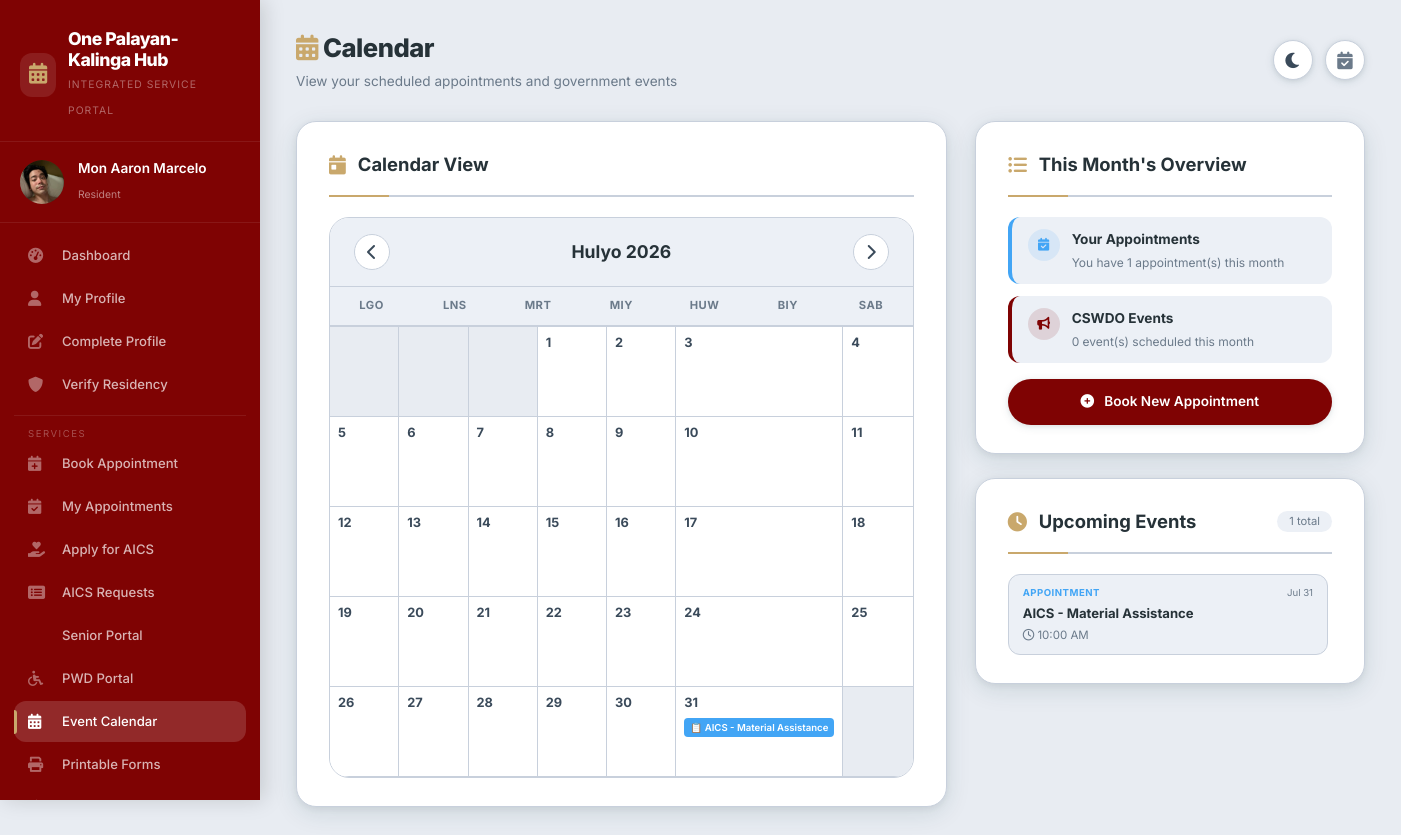
/calendar.php?month=7&year=2026 (signed in), run on an earlier commit of the app's database.
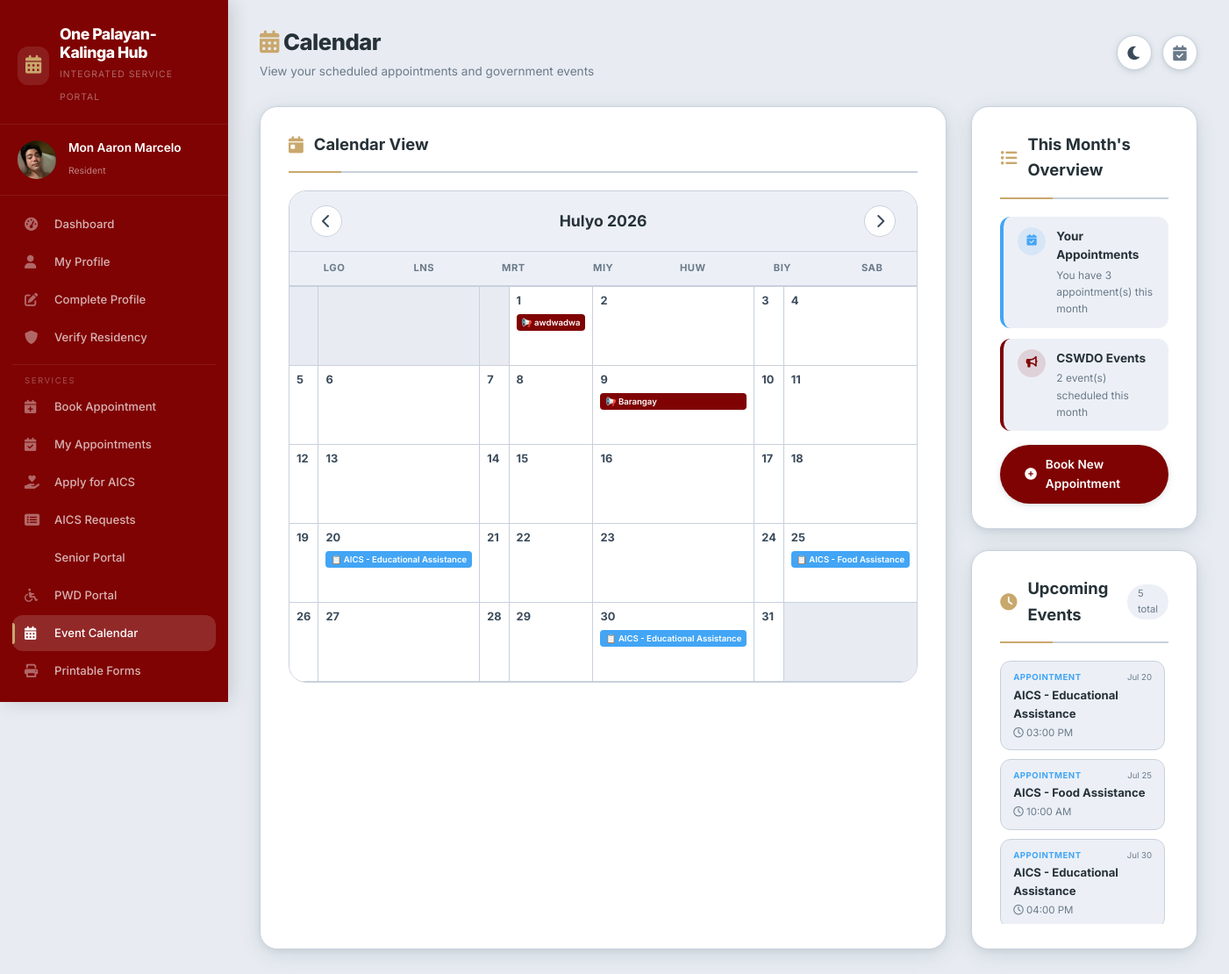
And on a later commit of the database.
### tables this page shows
CREATE TABLE `appointments` (
  `appointment_id` int(11) NOT NULL,
  `user_id` int(11) DEFAULT NULL,
  `service_id` int(11) DEFAULT NULL,
  `appointment_date` date NOT NULL,
  `appointment_time` time NOT NULL,
  `service_type` varchar(100) DEFAULT 'General',
  `status` enum('pending','confirmed','completed','cancelled') DEFAULT 'pending',
  `purpose` text DEFAULT NULL,
  `notes` text DEFAULT NULL,
  `created_at` timestamp NOT NULL DEFAULT current_timestamp(),
  `updated_at` timestamp NOT NULL DEFAULT current_timestamp() ON UPDATE current_timestamp()
);

CREATE TABLE `services` (
  `service_id` int(11) NOT NULL,
  `category_id` int(11) DEFAULT NULL,
  `service_name` varchar(100) NOT NULL,
  `description` text DEFAULT NULL,
  `requirements` text DEFAULT NULL,
  `processing_time` varchar(50) DEFAULT NULL,
  `is_active` tinyint(1) DEFAULT 1,
  `service_code` varchar(50) DEFAULT NULL,
  `category` varchar(100) DEFAULT 'General',
  `duration_minutes` int(11) DEFAULT 30
);

CREATE TABLE `calendar_events` (
  `event_id` int(11) NOT NULL,
  `title` varchar(255) NOT NULL,
  `description` text DEFAULT NULL,
  `event_date` date NOT NULL,
  `start_time` time DEFAULT NULL,
  `end_time` time DEFAULT NULL,
  `created_at` timestamp NOT NULL DEFAULT current_timestamp()
);

### calendar.php (the view, shortened to what the changed rows need)
<?php
$database = new Database();
$db = $database->getConnection();
$month = isset($_GET['month']) ? intval($_GET['month']) : intval(date('n'));
$year = isset($_GET['year']) ? intval($_GET['year']) : intval(date('Y'));
$start_date = "$year-" . str_pad($month, 2, '0', STR_PAD_LEFT) . "-01";
$end_date = "$year-" . str_pad($month, 2, '0', STR_PAD_LEFT) . "-" . date('t', strtotime($start_date));
$events_query = "SELECT * FROM calendar_events WHERE event_date BETWEEN :start_date AND :end_date";
$events_stmt = $db->prepare($events_query);
$events_stmt->bindParam(':start_date', $start_date);
$events_stmt->bindParam(':end_date', $end_date);
$events_stmt->execute();
$events = $events_stmt->fetchAll(PDO::FETCH_ASSOC);
$event_map = [];
foreach ($events as $event) {
    $event_map[$event['event_date']][] = $event;
}
$appts_query = "SELECT a.*, s.service_name
                FROM appointments a
                JOIN services s ON a.service_id = s.service_id
                WHERE a.user_id = :user_id
                AND a.appointment_date BETWEEN :start_date AND :end_date
                ORDER BY a.appointment_date ASC";
$appts_stmt = $db->prepare($appts_query);
$appts_stmt->bindParam(':user_id', $_SESSION['user_id']);
$appts_stmt->bindParam(':start_date', $start_date);
$appts_stmt->bindParam(':end_date', $end_date);
$appts_stmt->execute();
$appts = $appts_stmt->fetchAll(PDO::FETCH_ASSOC);
$appt_map = [];
foreach ($appts as $appt) {
    $appt_map[$appt['appointment_date']][] = $appt;
}
$first_day_of_month = mktime(0, 0, 0, $month, 1, $year);
$number_days = date('t', $first_day_of_month);
$date_components = getdate($first_day_of_month);
$day_of_week = $date_components['wday'];
$tagalog_days = ['Lgo', 'Lns', 'Mrt', 'Miy', 'Huw', 'Biy', 'Sab'];
$dark_mode = isset($_COOKIE['dark_mode']) && $_COOKIE['dark_mode'] === 'enabled';
?>
<!DOCTYPE html>
<html lang="en" data-theme="<?php echo $dark_mode ? 'dark' : 'light'; ?>">
<head>
    <link rel="stylesheet" href="https://cdnjs.cloudflare.com/ajax/libs/font-awesome/6.0.0/css/all.min.css">
    <link rel="stylesheet" href="css/portal-layout.css">
</head>
<body>
    <div class="app-container">
        <div class="sidebar" id="sidebar">
            <div class="sidebar-header">
                <div class="logo-text">
                    <h2>One Palayan-Kalinga Hub</h2>
                </div>
            </div>
        </div>
        <div class="main-content">
            <div class="top-bar">
                <div class="top-bar-left">
                    <div class="page-title">
                        <h1><i class="fas fa-calendar-alt"></i> Calendar</h1>
                    </div>
                </div>
            </div>
            <div class="calendar-grid">
                <div class="card">
                    <div class="calendar-wrapper">
                        <div class="calendar-grid-header">
                            <?php foreach ($tagalog_days as $day): ?>
                                <div class="day-header">
                                    <?php echo $day; ?>
                                </div>
                            <?php endforeach; ?>
                        </div>
                        <div class="calendar-grid-body">
                            <?php
                            for ($i = 0; $i < $day_of_week; $i++) {
                                echo '<div class="cell empty"></div>';
                            }
                            for ($day = 1; $day <= $number_days; $day++) {
                                $current_date = "$year-" . str_pad($month, 2, '0', STR_PAD_LEFT) . "-" . str_pad($day, 2, '0', STR_PAD_LEFT);
                                $cell_classes = 'cell';
                                echo '<div class="' . $cell_classes . '">';
                                echo '<div class="date-num">' . $day . '</div>';
                                echo '<div class="events">';
                                if (isset($appt_map[$current_date])) {
                                    foreach ($appt_map[$current_date] as $a) {
                                        echo '<span class="event-dot appt" title="Appointment: ' . htmlspecialchars($a['service_name']) . '">📋 ' . htmlspecialchars($a['service_name']) . '</span>';
                                    }
                                }
                                if (isset($event_map[$current_date])) {
                                    foreach ($event_map[$current_date] as $e) {
                                        echo '<span class="event-dot event" title="Event: ' . htmlspecialchars($e['title']) . '">📢 ' . htmlspecialchars($e['title']) . '</span>';
                                    }
                                }
                                echo '</div>';
                                echo '</div>';
                            }
                            $total_cells = $day_of_week + $number_days;
                            $remaining_cells = 7 - ($total_cells % 7);
                            if ($remaining_cells < 7) {
                                for ($i = 0; $i < $remaining_cells; $i++) {
                                    echo '<div class="cell empty"></div>';
                                }
                            }
                            ?>
                        </div>
                    </div>
                </div>
                <div class="right-panel">
                    <div class="card">
                        <div style="display: flex; flex-direction: column; gap: 12px;">
                            <div class="info-box blue">
                                <div>
                                    <h4>Your Appointments</h4>
                                    <p>You have
                                        <?php echo count($appts); ?> appointment(s) this month
                                    </p>
                                </div>
                            </div>
                            <div class="info-box maroon">
                                <div>
                                    <h4>CSWDO Events</h4>
                                    <p>
                                        <?php echo count($events); ?> event(s) scheduled this month
                                    </p>
                                </div>
                            </div>
                        </div>
                    </div>
                    <div class="card">
                        <div class="card-header">
                            <i class="fas fa-clock"></i>
                            <h3>Upcoming Events</h3>
                            <span
                                style="margin-left: auto; font-size: 0.7rem; color: var(--text-muted); background: var(--badge-bg); padding: 2px 12px; border-radius: 20px;">
                                <?php echo count($appts) + count($events); ?> total
                            </span>
                        </div>
                        <?php if (empty($appts) && empty($events)): ?>
                            <div class="empty-state">
                                <i class="fas fa-calendar-times"></i>
                                <p>No events or appointments scheduled for this month.</p>
                            </div>
                        <?php else: ?>
                            <div class="event-list">
                                <?php foreach ($appts as $a): ?>
                                    <div class="event-item">
                                        <div style="display: flex; justify-content: space-between; align-items: center;">
                                            <span class="event-type appt">Appointment</span>
                                            <span class="event-date">
                                                <?php echo date('M d', strtotime($a['appointment_date'])); ?>
                                            </span>
                                        </div>
                                        <h4>
                                            <?php echo htmlspecialchars($a['service_name']); ?>
                                        </h4>
                                        <?php if (!empty($a['appointment_time'])): ?>
                                            <p><i class="far fa-clock"></i>
                                                <?php echo date('h:i A', strtotime($a['appointment_time'])); ?>
                                            </p>
                                        <?php endif; ?>
                                    </div>
                                <?php endforeach; ?>
                            </div>
                        <?php endif; ?>
                    </div>
                </div>
            </div>
        </div>
    </div>
</body>
</html>

What changed in the data, as far as the page shows it:
removed appointments: service.service_name "AICS - Material Assistance", appointment_date "Jul 31", appointment_time "10:00 AM"
added calendar_events: title "awdwadwa"
added calendar_events: title "Barangay"
added appointments: service.service_name "AICS - Educational Assistance", appointment_date "Jul 20", appointment_time "03:00 PM"
added appointments: service.service_name "AICS - Food Assistance", appointment_date "Jul 25", appointment_time "10:00 AM"
added appointments: service.service_name "AICS - Educational Assistance", appointment_date "Jul 30", appointment_time "04:00 PM"
Also different on the page:
count($appts): "1" → "3"
count($events): "0" → "2"
count($appts) + count($events): "1" → "5"
